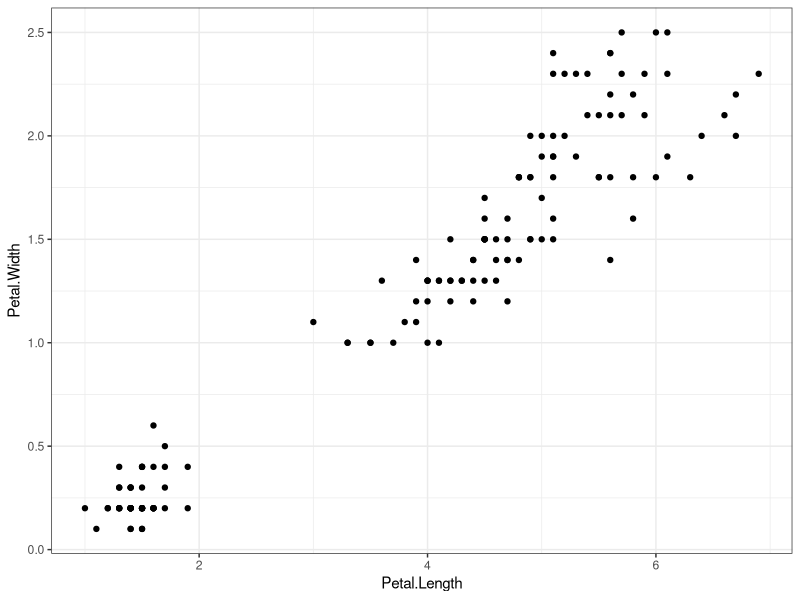
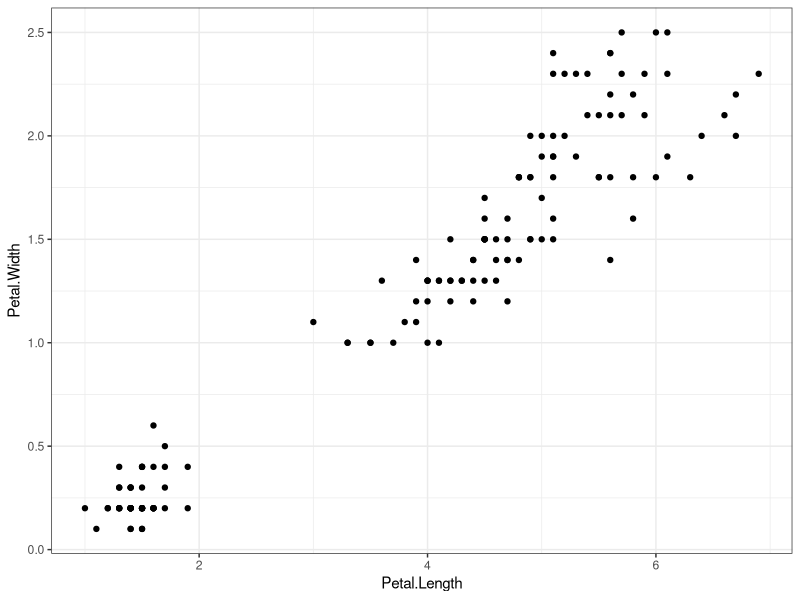

Source code (R) for these figures, in order:
## ---- chunk 1
knitr::opts_chunk$set(echo = TRUE)
library(ggplot2)
library(dplyr)
## ---- chunk 2
data(iris)
ggplot() + 
  geom_point(aes(x = Petal.Length, y = Petal.Width), 
             data = iris) +
  theme_bw()
## ---- chunk 3
scaled.petals <- iris %>% 
  select(starts_with('Petal')) %>% 
  scale()
petal.distances <- dist(scaled.petals) %>% 
  as.matrix()
ggplot() + 
  geom_point(aes(x = Petal.Length, y = Petal.Width), 
             data = iris) +
  theme_bw()
